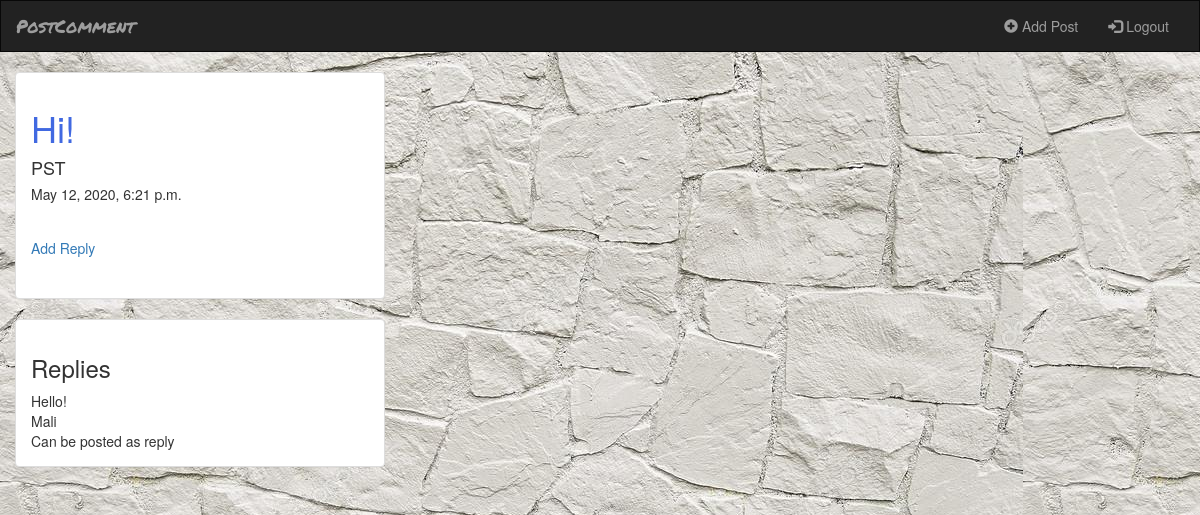
The app's page /posts/1/ with its own data.
### posts/models.py (models this page shows, shortened)
class Post(models.Model):
    messageId = models.AutoField(db_column = 'Collaborate_Messaging_A00_Rec',primary_key=True)
    POST ='POST'
    REPLY='REPLY'
    MESSAGE_TYPE_CHOICES = [
        (POST, 'Post'),
        (REPLY, 'Reply'),
    ]
    messageType = models.CharField(max_length=10, choices= MESSAGE_TYPE_CHOICES, default=POST, db_column='Message_Type')
    parentPostId = models.ForeignKey('posts.Post', on_delete=models.SET_NULL, null=True, blank=True)
    message = models.TextField()
    dateTimeStamp = models.DateTimeField(auto_now=True, auto_created=True)

### posts/views.py (the view)
# urls.py: path('<int:messageId>/', views.posts_detail, name='detail'),
def posts_detail(request, messageId):
    post = get_object_or_404(Post, messageId=messageId)
    return render(request, 'posts/detail.html', {'post': post})

### posts/templates/posts/detail.html (shortened to what this page needs)
{% extends 'posts/base.html' %}
{% block body %}
<div class="container-fluid">
    <div class="row">
        <div class="col-sm-4 col-md-90">
            <div class="panel panel-default">
                <div class="panel-body">
                    <h1>{{ post.message }}</h1>
                    <h4> {{ post.messageType }}</h4>
                    <h5>{{ post.dateTimeStamp }}</h5>
                </div>
                <ul class="nav nav-pills" style="margin-bottom: 30px;">
                    <li role="presentation"><a href="{% url 'posts:reply' post.messageId %}">Add Reply</a></li>
                </ul>
            </div>
            <div class="panel panel-default">
                <div class="panel-body">
                    <h3>Replies</h3>
                    {% for post in post.post_set.all %}
                        {{ post.message }}<br/>
                    {% endfor %}
                </div>
            </div>
        </div>
    </div>
</div>
{% endblock %}

### posts/static/posts/style.css (style rules this page uses)
body { background: white url("images/white.jpg"); }
h1 { color : #4169E1; }

### records on screen
Post: message "Hi!", messageType "PST", dateTimeStamp "May 12, 2020, 6:21 p.m."
Post: message "Hello!"
Post: message "Mali"
Post: message "Can be posted as reply"
